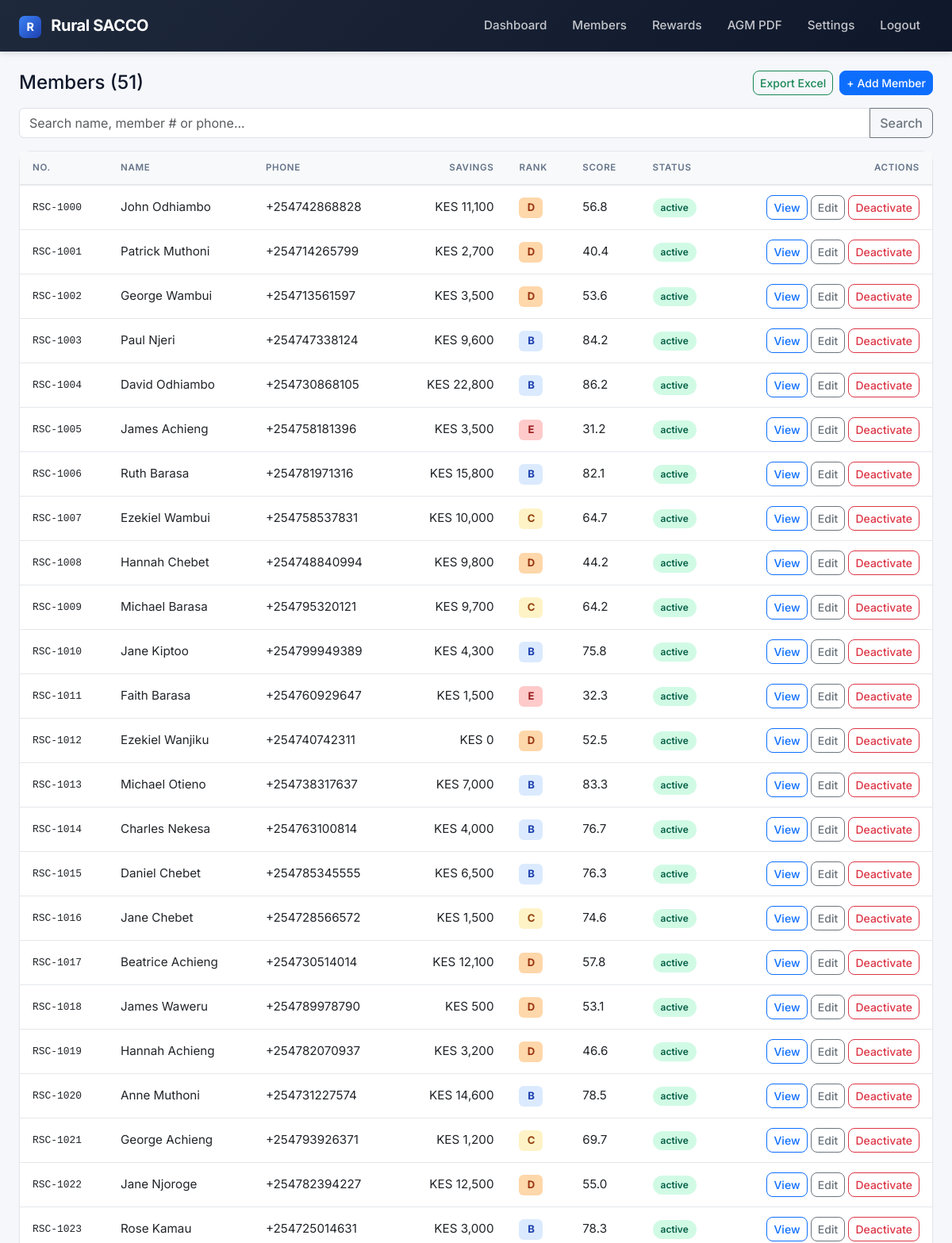
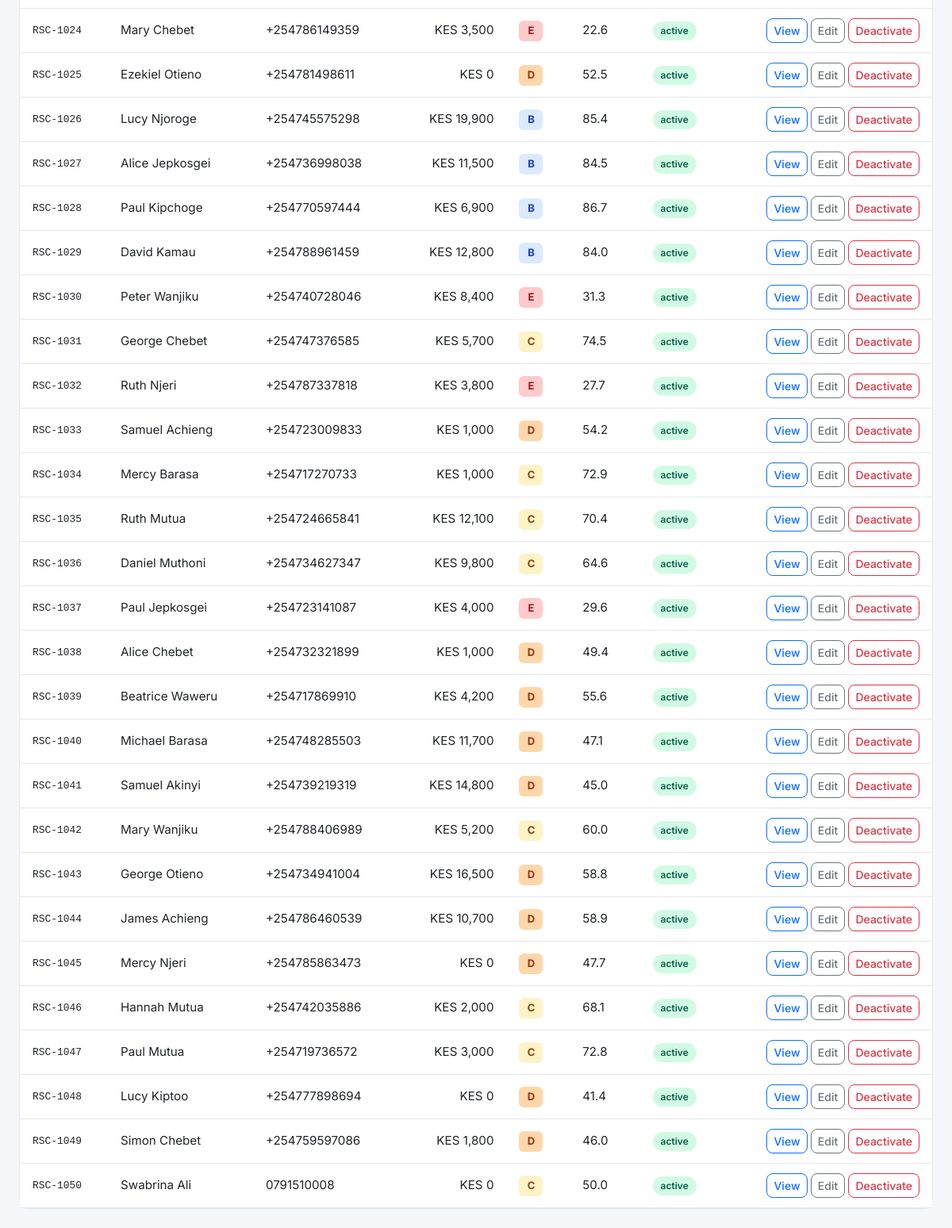
/members/ (signed in), run on an earlier commit of the app's database (2 pictures, top to bottom).
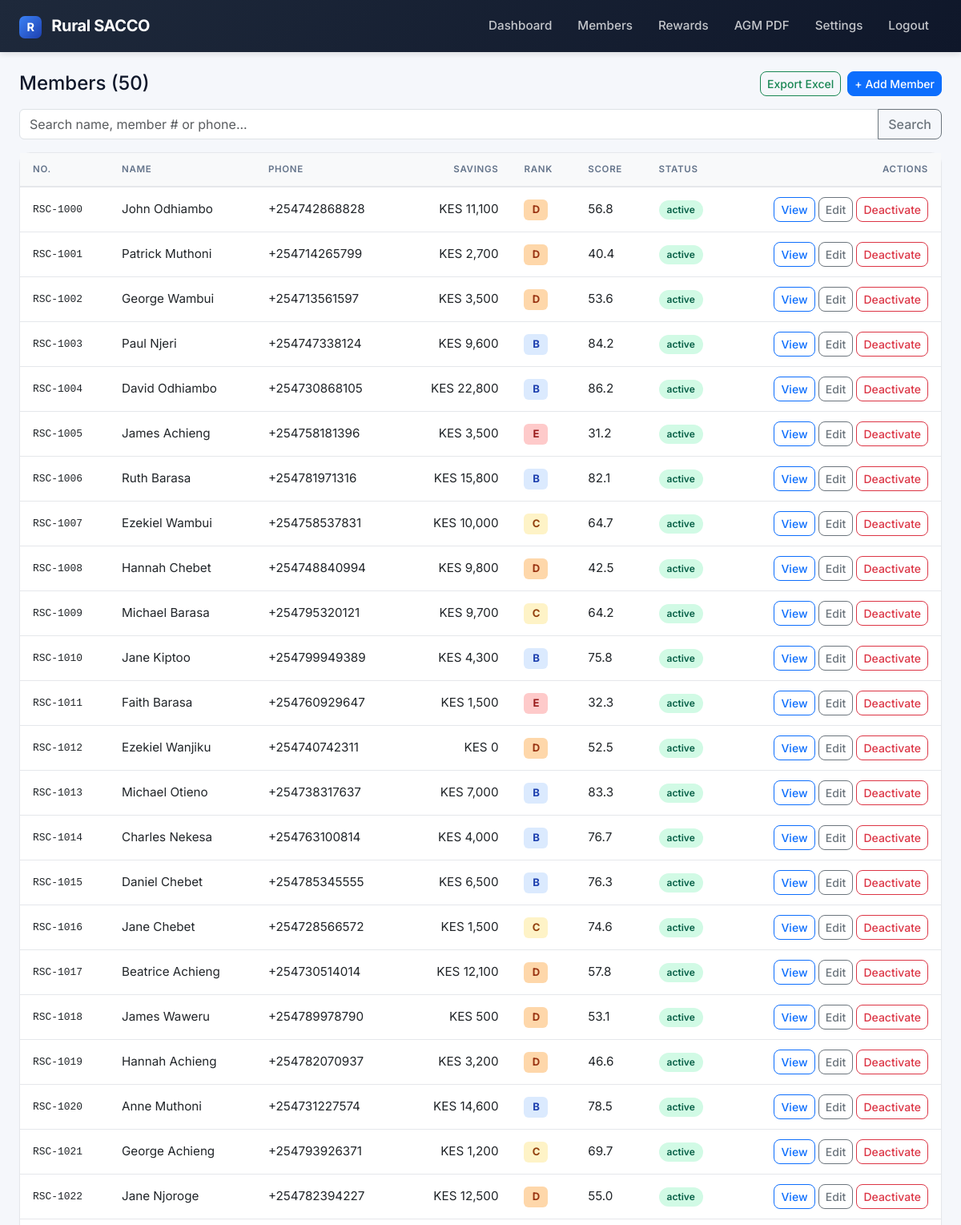
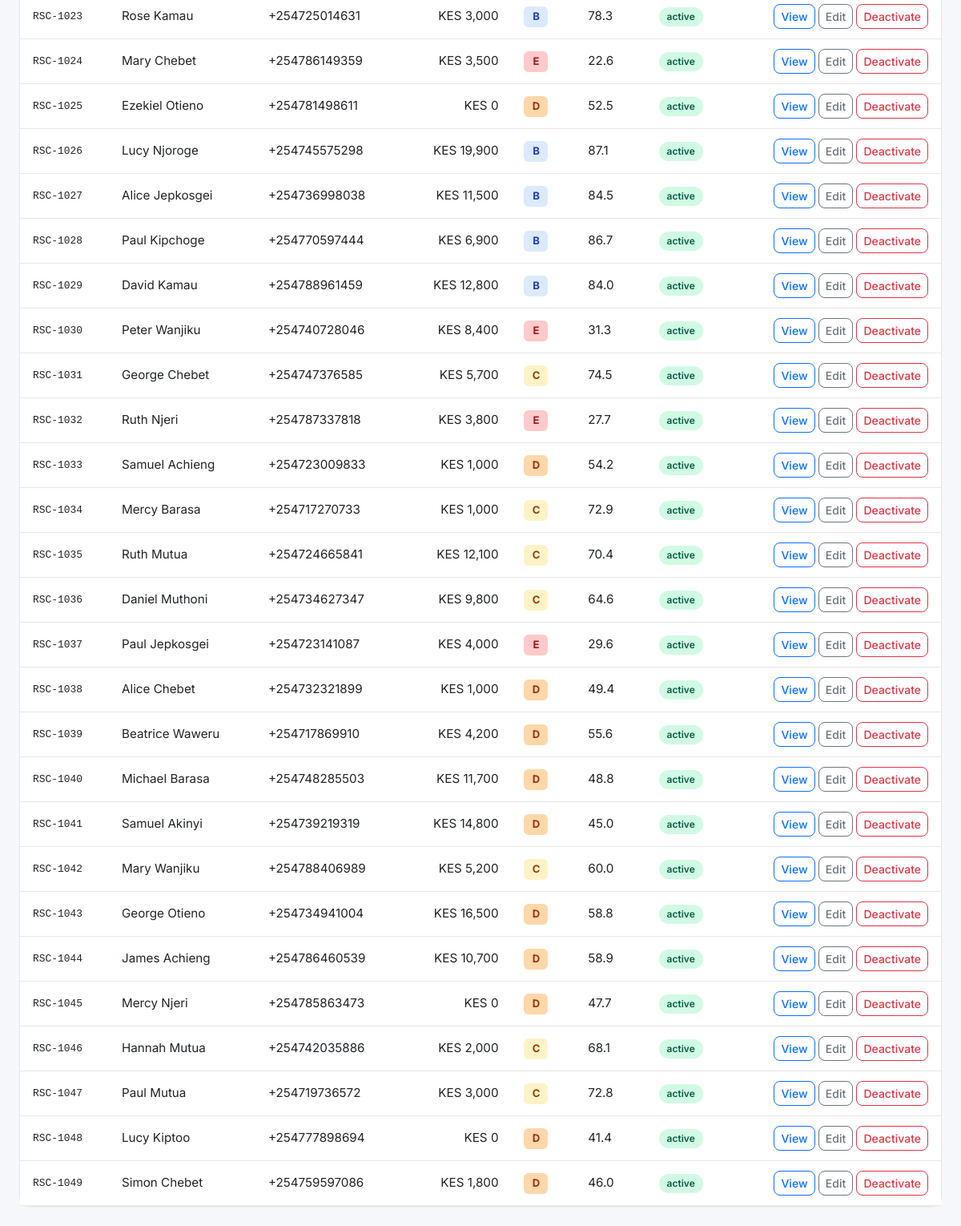
And on a later commit of the database (2 pictures, top to bottom).
### app/models/member.py (models this page shows)
class Member(db.Model):
    __tablename__ = "members"
    id = db.Column(db.Integer, primary_key=True)
    member_number = db.Column(db.String(20), unique=True, nullable=False, index=True)
    full_name = db.Column(db.String(120), nullable=False)
    phone = db.Column(db.String(20), unique=True, nullable=False, index=True)
    national_id = db.Column(db.String(20), unique=True)
    join_date = db.Column(db.Date, default=datetime.utcnow)
    status = db.Column(db.String(20), default="active")
    savings_balance = db.Column(db.Numeric(12, 2), default=0)
    shares = db.Column(db.Integer, default=0)
    trust_score = db.Column(db.Float, default=50.0)
    default_rank = db.Column(db.String(1), default="C")
    language_preference = db.Column(db.String(5), default="sw")
    consent_given = db.Column(db.Boolean, default=False)
    created_at = db.Column(db.DateTime, default=datetime.utcnow)
    updated_at = db.Column(db.DateTime, default=datetime.utcnow, onupdate=datetime.utcnow)

### app/routes/members.py (the view)
@members_bp.route("/")
@login_required
def list_members():
    q = request.args.get("q", "").strip()
    query = Member.query
    if q:
        query = query.filter(db.or_(
            Member.full_name.ilike(f"%{q}%"),
            Member.member_number.ilike(f"%{q}%"),
            Member.phone.ilike(f"%{q}%"),
        ))
    members = query.order_by(Member.member_number).all()
    return render_template("members/list.html", members=members, q=q)

### app/services/auth.py (called while the page is built)
def login_required(f):
    @wraps(f)
    def wrapped(*args, **kwargs):
        if not session.get("user_id"):
            flash("Please log in first.", "warning")
            return redirect(url_for("auth.login"))
        return f(*args, **kwargs)
    return wrapped

### app/templates/members/list.html (shortened to what this page needs)
{% extends "base.html" %}
{% block content %}
<div class="d-flex justify-content-between align-items-center mb-3">
    <h4 class="mb-0">Members ({{ members|length }})</h4>
    <div class="d-flex gap-2">
        <a href="{{ url_for('members.export_xlsx') }}" class="btn btn-outline-success btn-sm">Export Excel</a>
        {% if session.get('role') in ('admin', 'treasurer') %}
        <a href="{{ url_for('members.new_member') }}" class="btn btn-primary btn-sm">+ Add Member</a>
        {% endif %}
    </div>
</div>
<form class="mb-3" method="get">
    <div class="input-group">
        <input type="text" name="q" value="{{ q }}" class="form-control" placeholder="Search name, member # or phone...">
        <button class="btn btn-outline-secondary" type="submit">Search</button>
    </div>
</form>
<div class="card">
    <div class="table-responsive">
        <table class="table table-hover mb-0">
            <thead class="table-light">
                <tr><th>No.</th><th>Name</th><th>Phone</th><th class="text-end">Savings</th><th>Rank</th><th>Score</th><th>Status</th><th class="text-end">Actions</th></tr>
            </thead>
            <tbody>
                {% for m in members %}
                <tr class="{{ 'table-secondary' if m.status != 'active' }}">
                    <td class="mono">{{ m.member_number }}</td>
                    <td>{{ m.full_name }}</td>
                    <td>{{ m.phone }}</td>
                    <td class="text-end">KES {{ '{:,.0f}'.format(m.savings_balance|float) }}</td>
                    <td><span class="rank-badge rank-{{ m.default_rank }}">{{ m.default_rank }}</span></td>
                    <td>{{ '%.1f'|format(m.trust_score) }}</td>
                    <td>
                        {% if m.status == 'active' %}<span class="status-pill status-success">active</span>
                        {% else %}<span class="status-pill status-muted">inactive</span>{% endif %}
                    </td>
                    <td class="text-end">
                        <a href="{{ url_for('members.detail', member_id=m.id) }}" class="btn btn-sm btn-outline-primary">View</a>
                        {% if session.get('role') in ('admin', 'treasurer') %}
                        <a href="{{ url_for('members.edit_member', member_id=m.id) }}" class="btn btn-sm btn-outline-secondary">Edit</a>
                        {% endif %}
                        {% if session.get('role') == 'admin' %}
                        <form method="post" action="{{ url_for('members.toggle_status', member_id=m.id) }}" class="d-inline"
                              onsubmit="return confirm('{{ 'Deactivate' if m.status=='active' else 'Reactivate' }} this member?');">
                            <button type="submit" class="btn btn-sm btn-outline-{{ 'danger' if m.status=='active' else 'success' }}">
                                {{ 'Deactivate' if m.status=='active' else 'Reactivate' }}
                            </button>
                        </form>
                        {% endif %}
                    </td>
                </tr>
                {% else %}
                <tr><td colspan="8" class="text-center text-muted py-4">No members found.</td></tr>
                {% endfor %}
            </tbody>
        </table>
    </div>
</div>
{% endblock %}

### app/templates/base.html (shortened to what this page needs)
<!doctype html>
<html lang="en">
<head>
    <link href="https://cdn.jsdelivr.net/npm/bootstrap@5.3.0/dist/css/bootstrap.min.css" rel="stylesheet">
    <link href="{{ url_for('static', filename='css/app.css') }}" rel="stylesheet">
</head>
<body>
<nav class="navbar navbar-expand-lg navbar-dark">
    <div class="container-fluid px-4">
        <a class="navbar-brand" href="{% if session.get('user_id') %}{{ url_for('dashboard.index') }}{% else %}{{ url_for('auth.login') }}{% endif %}">
            <span style="display:inline-block;width:28px;height:28px;background:linear-gradient(135deg,#3b82f6,#1e40af);border-radius:7px;line-height:28px;text-align:center;margin-right:8px;font-size:0.9rem;">R</span>
            Rural SACCO
        </a>
        {% if session.get('user_id') %}
        <div class="navbar-nav ms-auto align-items-center">
            <a class="nav-link" href="{{ url_for('dashboard.index') }}">Dashboard</a>
            <a class="nav-link" href="{{ url_for('members.list_members') }}">Members</a>
            <a class="nav-link" href="{{ url_for('rewards.index') }}">Rewards</a>
            <a class="nav-link" href="{{ url_for('reports.agm_pdf') }}">AGM PDF</a>
            {% if session.get('role') == 'admin' %}
            <a class="nav-link" href="{{ url_for('admin.settings') }}">Settings</a>
            {% endif %}
            <a class="nav-link" href="{{ url_for('auth.logout') }}">Logout</a>
        </div>
        {% endif %}
    </div>
</nav>
<div class="container-fluid px-4 py-4">
    {% block content %}{% endblock %}
</div>
</body>
</html>

### app/static/css/app.css (style rules this page uses)
:root { --bg: #f5f7fb; --surface: #ffffff; --text: #0f172a; --muted: #64748b; --border: #e5e7eb; --primary: #3b82f6; --success: #10b981; --warning: #f59e0b; --danger: #ef4444; --radius: 14px; --shadow-sm: 0 1px 2px rgba(15,23,42,0.04); --shadow: 0 4px 12px rgba(15,23,42,0.06); }
body { background: var(--bg); font-family: 'Inter', -apple-system, sans-serif; color: var(--text); font-size: 0.95rem; }
.navbar { background: linear-gradient(135deg, #1e293b 0%, #0f172a 100%) !important; box-shadow: 0 2px 8px rgba(0,0,0,0.12); padding: 0.75rem 0; }
.navbar-brand { font-weight: 700; letter-spacing: -0.02em; }
.navbar .nav-link { color: rgba(255,255,255,0.75) !important; font-weight: 500; padding: 0.5rem 1rem !important; border-radius: 6px; transition: all 0.15s; }
.card { border: 1px solid var(--border); border-radius: var(--radius); box-shadow: var(--shadow-sm); background: var(--surface); }
.rank-badge { display: inline-flex; align-items: center; justify-content: center; min-width: 30px; height: 26px; padding: 0 9px; border-radius: 6px; font-weight: 700; font-size: 0.82rem; }
.rank-B { background: #dbeafe; color: #1e40af; }
.rank-C { background: #fef3c7; color: #92400e; }
.rank-D { background: #fed7aa; color: #9a3412; }
.rank-E { background: #fecaca; color: #991b1b; }
.status-pill { display: inline-flex; align-items: center; padding: 3px 10px; border-radius: 999px; font-size: 0.75rem; font-weight: 600; }
.status-success { background: #d1fae5; color: #065f46; }
.table thead th { font-size: 0.72rem; text-transform: uppercase; letter-spacing: 0.06em; font-weight: 600; color: var(--muted); border-bottom: 2px solid var(--border) !important; padding: 0.75rem 1rem; }
.table tbody td { padding: 0.75rem 1rem; vertical-align: middle; border-color: var(--border); }
.btn { border-radius: 8px; font-weight: 500; }
.mono { font-family: 'JetBrains Mono', Consolas, monospace; font-size: 0.85em; }

What changed in the data, as far as the page shows it:
removed Member: member_number "RSC-1050", full_name "Swabrina Ali", phone "0791510008", savings_balance "0", default_rank "C", trust_score "50.0", shows "active", status "Deactivate"
changed Member "Hannah Chebet": trust_score "44.2" → "42.5"
changed Member "Lucy Njoroge": trust_score "85.4" → "87.1"
changed Member "RSC-1040": trust_score "47.1" → "48.8"
Also different on the page:
{{ members|length }}: "51" → "50"
